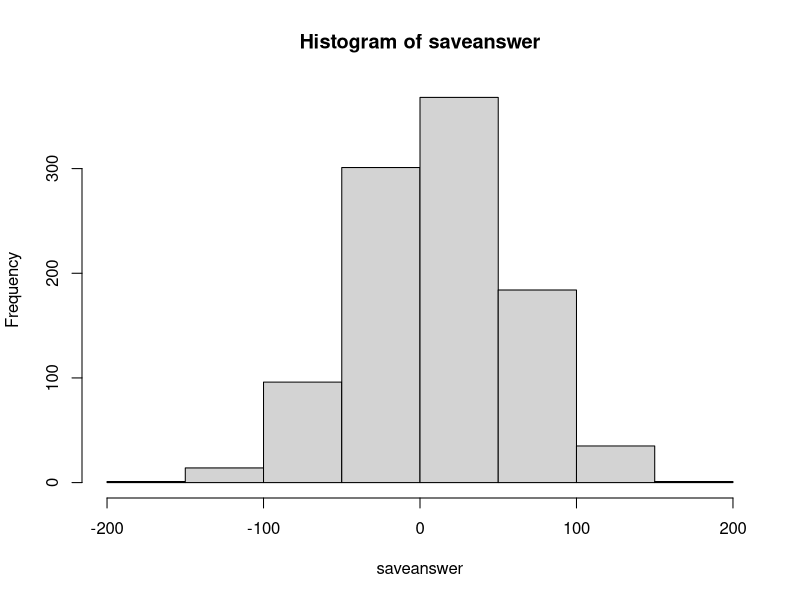
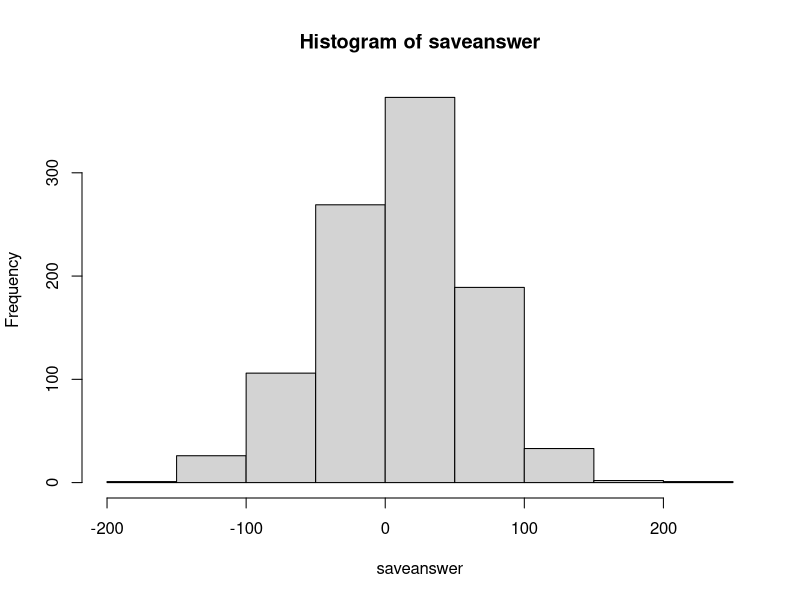
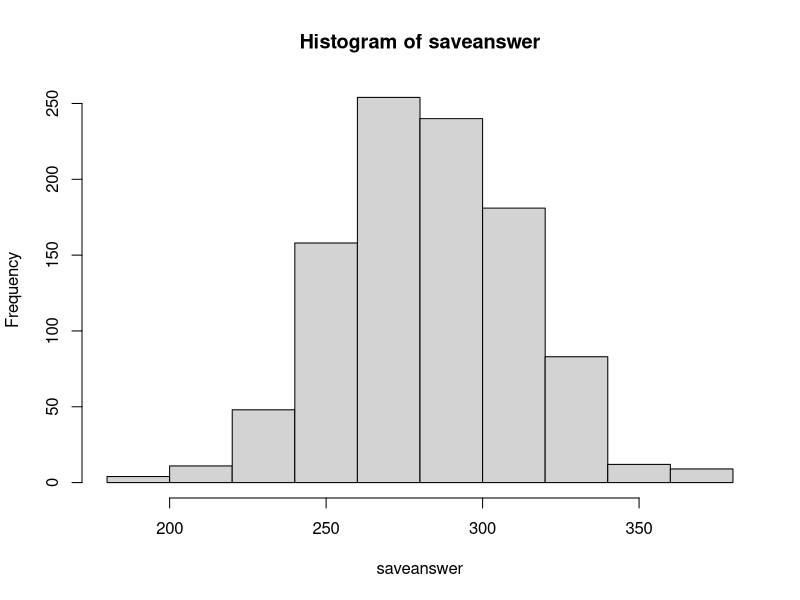

Write the R code that produced these figures, in order.
## ---- chunk 1
knitr::opts_chunk$set(echo = TRUE)
require(tidyverse)
require(tidyverse)
require(knitr)
## ---- chunk 2
birthdays=1:365
saveanswer=vector("numeric")
for(j in 1:1000){

savebank=0
for(i in 1:637){
Classsample<-sample(birthdays,35,replace=TRUE)
d<-duplicated(Classsample)
# If we add up d and number greater than zero, then we had responses with the same birthday.
if(sum(d)>0){
  savebank=savebank+1
}else{
  savebank=savebank-4.30
}
}
saveanswer[j]<-savebank
}
## ---- chunk 3
hist(saveanswer)
ssanswer<-sort(saveanswer)
print(ssanswer[25])
print(ssanswer[975])
## ---- chunk 4
birthdays=1:365
saveanswer=vector("numeric")
for(j in 1:1000){

savebank=0
for(i in 1:637){
Classsample<-sample(birthdays,35,replace=TRUE)
d<-duplicated(Classsample)
# If we add up d and number greater than zero, then we had responses with the same birthday.
if(sum(d)>0){
  savebank=savebank+1
}else{
  savebank=savebank-4.30
}
}
saveanswer[j]<-savebank
}
## ---- chunk 5
hist(saveanswer)
ssanswer<-sort(saveanswer)
print(ssanswer[25])
print(ssanswer[975])
## ---- chunk 6
birthdays=1:365
saveanswer=vector("numeric")
for(j in 1:1000){

savebank=0
for(i in 1:637){
Classsample<-sample(birthdays,35,replace=TRUE)
d<-duplicated(Classsample)
# If we add up d and number greater than zero, then we had responses with the same birthday.
if(sum(d)>0){
  savebank=savebank+1
}else{
  savebank=savebank-2
}
}
saveanswer[j]<-savebank
}
## ---- chunk 7
hist(saveanswer)
ssanswer<-sort(saveanswer)
print(ssanswer[25])
print(ssanswer[975])
